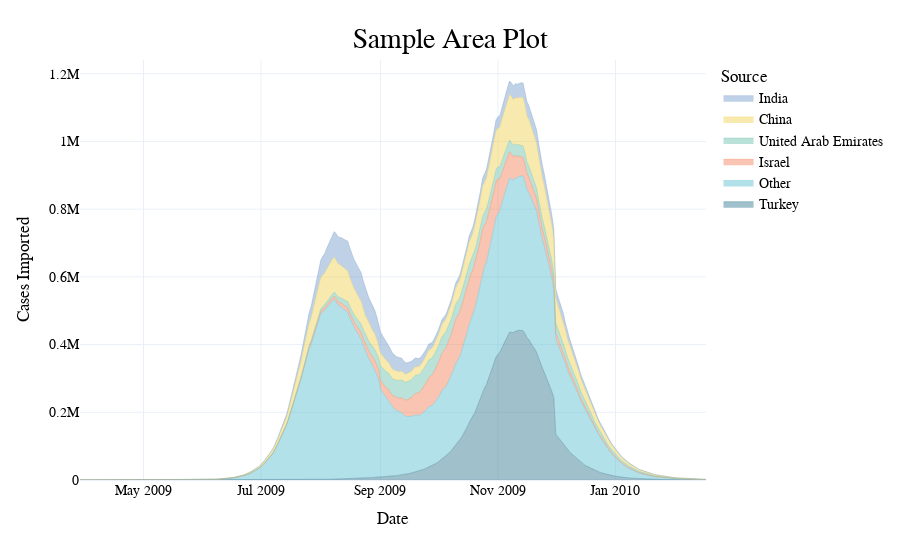

The notebook cell saved with this chart:
### Code cell
# Create the area plot
fig = px.area(df, x='date', y='importations', 
              color='source',
              template='netsi'
             )
fig.update_traces(line=dict(width=0.4))
fig.update_layout(title_text='Sample Area Plot', legend_traceorder='reversed',
                 xaxis_title="Date", yaxis_title="Cases Imported", legend_title_text='Source',)




fig

### Figure 1 — Plotly figure (JSON) as saved in the notebook; plotly's stock layout.template omitted (floating-point values rounded to 4 significant figures; data arrays with more than 128 entries replaced by an {"elided": "..."} marker saying what was removed)
{"data": [{"fillpattern": {"shape": ""}, "hovertemplate": "source=Turkey<br>date=%{x}<br>importations=%{y}<extra></extra>", "legendgroup": "Turkey", "line": {"color": "#428299", "width": 0.4}, "marker": {"symbol": "circle"}, "mode": "lines", "name": "Turkey", "orientation": "v", "showlegend": true, "stackgroup": "1", "type": "scatter", "x": {"elided": "296 str values"}, "xaxis": "x", "y": {"elided": "296 int values"}, "yaxis": "y"}, {"fillpattern": {"shape": ""}, "hovertemplate": "source=Other<br>date=%{x}<br>importations=%{y}<extra></extra>", "legendgroup": "Other", "line": {"color": "#67C4D3", "width": 0.4}, "marker": {"symbol": "circle"}, "mode": "lines", "name": "Other", "orientation": "v", "showlegend": true, "stackgroup": "1", "type": "scatter", "x": {"elided": "303 str values"}, "xaxis": "x", "y": {"elided": "303 int values"}, "yaxis": "y"}, {"fillpattern": {"shape": ""}, "hovertemplate": "source=Israel<br>date=%{x}<br>importations=%{y}<extra></extra>", "legendgroup": "Israel", "line": {"color": "#F48A64", "width": 0.4}, "marker": {"symbol": "circle"}, "mode": "lines", "name": "Israel", "orientation": "v", "showlegend": true, "stackgroup": "1", "type": "scatter", "x": {"elided": "308 str values"}, "xaxis": "x", "y": {"elided": "308 int values"}, "yaxis": "y"}, {"fillpattern": {"shape": ""}, "hovertemplate": "source=United Arab Emirates<br>date=%{x}<br>importations=%{y}<extra></extra>", "legendgroup": "United Arab Emirates", "line": {"color": "#77C6B1", "width": 0.4}, "marker": {"symbol": "circle"}, "mode": "lines", "name": "United Arab Emirates", "orientation": "v", "showlegend": true, "stackgroup": "1", "type": "scatter", "x": {"elided": "297 str values"}, "xaxis": "x", "y": {"elided": "297 int values"}, "yaxis": "y"}, {"fillpattern": {"shape": ""}, "hovertemplate": "source=China<br>date=%{x}<br>importations=%{y}<extra></extra>", "legendgroup": "China", "line": {"color": "#F2D65F", "width": 0.4}, "marker": {"symbol": "circle"}, "mode": "lines", "name": "China", "orientation": "v", "showlegend": true, "stackgroup": "1", "type": "scatter", "x": {"elided": "295 str values"}, "xaxis": "x", "y": {"elided": "295 int values"}, "yaxis": "y"}, {"fillpattern": {"shape": ""}, "hovertemplate": "source=India<br>date=%{x}<br>importations=%{y}<extra></extra>", "legendgroup": "India", "line": {"color": "#80A4CE", "width": 0.4}, "marker": {"symbol": "circle"}, "mode": "lines", "name": "India", "orientation": "v", "showlegend": true, "stackgroup": "1", "type": "scatter", "x": {"elided": "278 str values"}, "xaxis": "x", "y": {"elided": "278 int values"}, "yaxis": "y"}], "layout": {"autosize": true, "legend": {"title": {"text": "Source"}, "tracegroupgap": 0, "traceorder": "reversed"}, "margin": {"t": 60}, "title": {"text": "Sample Area Plot"}, "xaxis": {"anchor": "y", "autorange": true, "domain": [0, 1], "range": ["2009-03-29", "2010-02-17"], "title": {"text": "Date"}, "type": "date"}, "yaxis": {"anchor": "x", "autorange": true, "domain": [0, 1], "range": [0, 1241000.0], "title": {"text": "Cases Imported"}, "type": "linear"}}}
